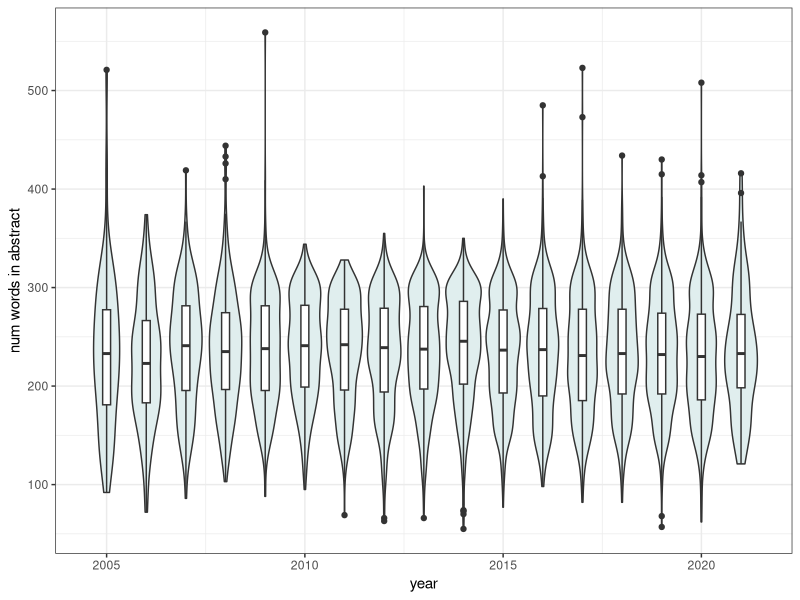
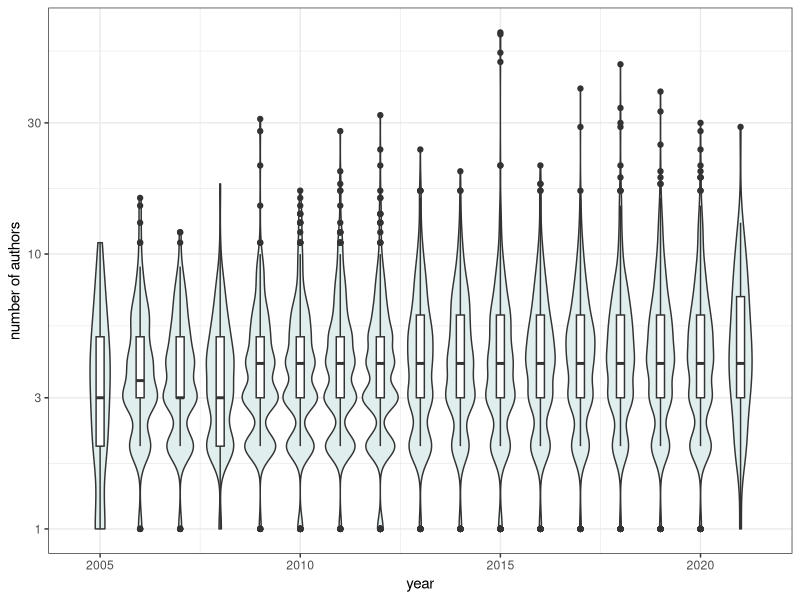
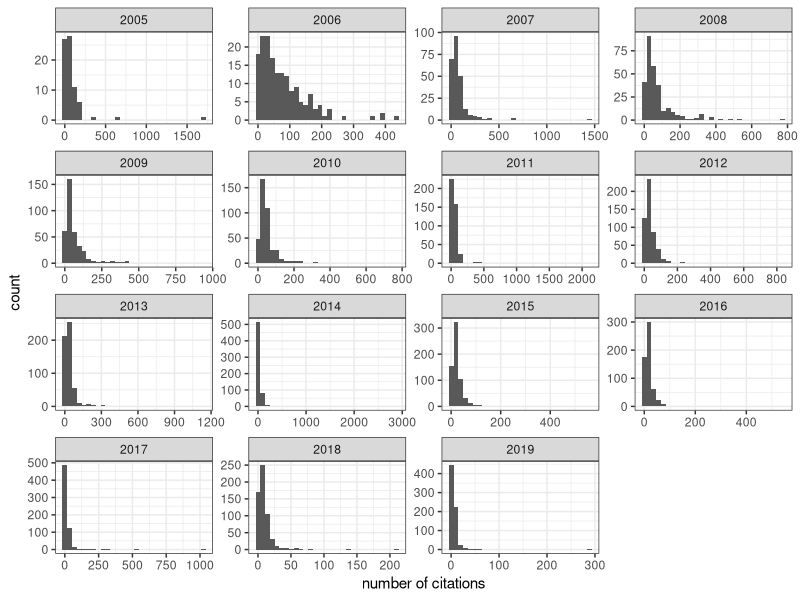
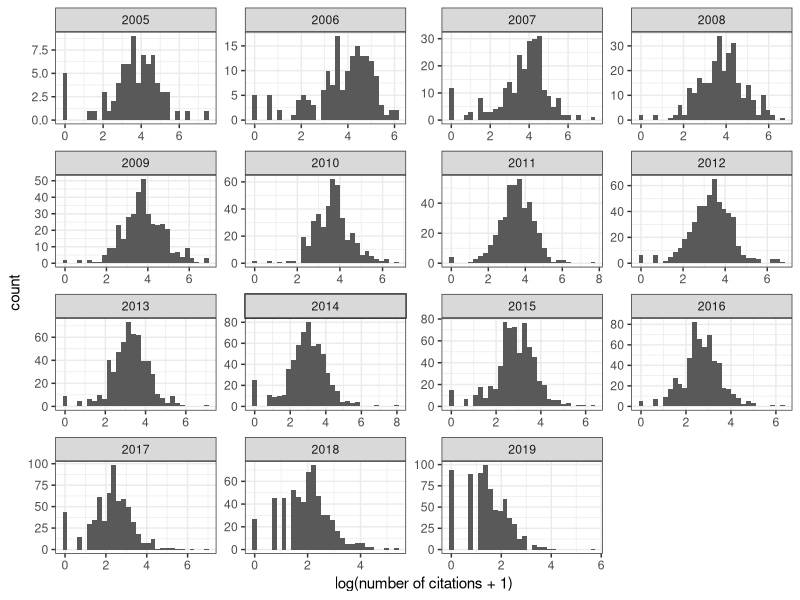
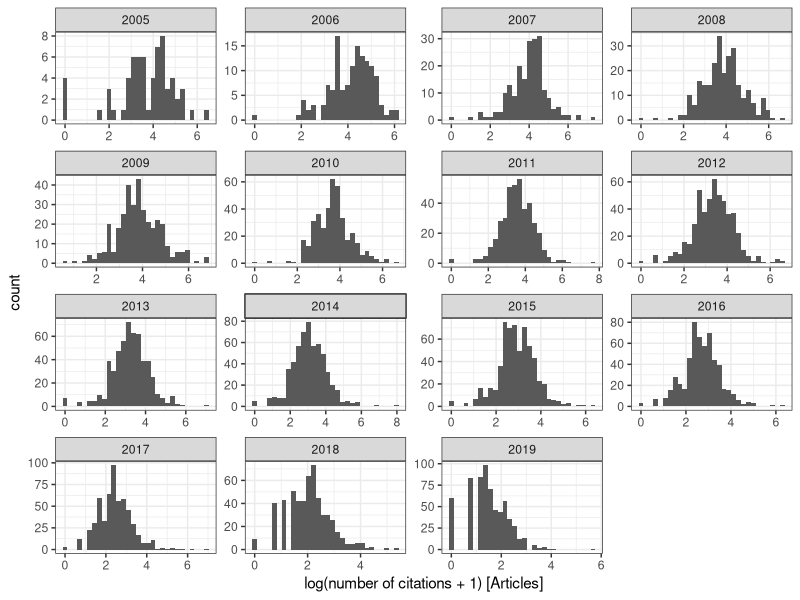
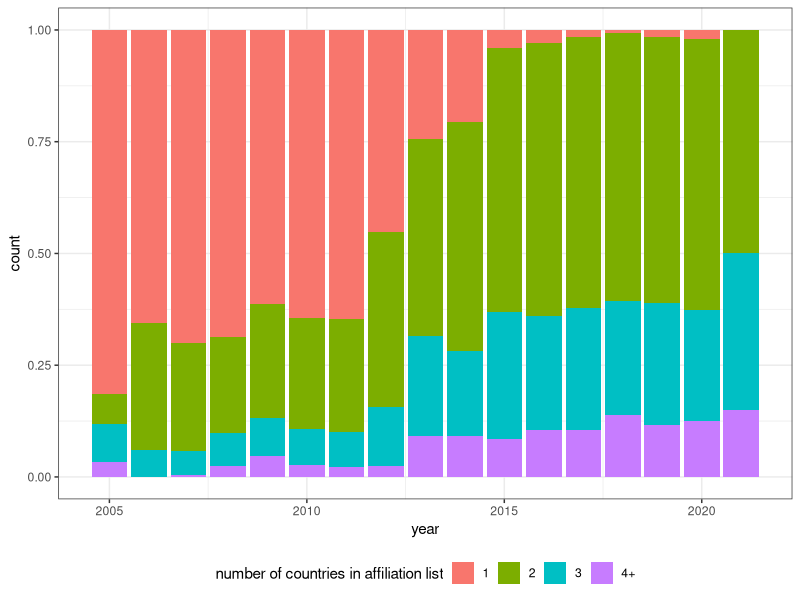
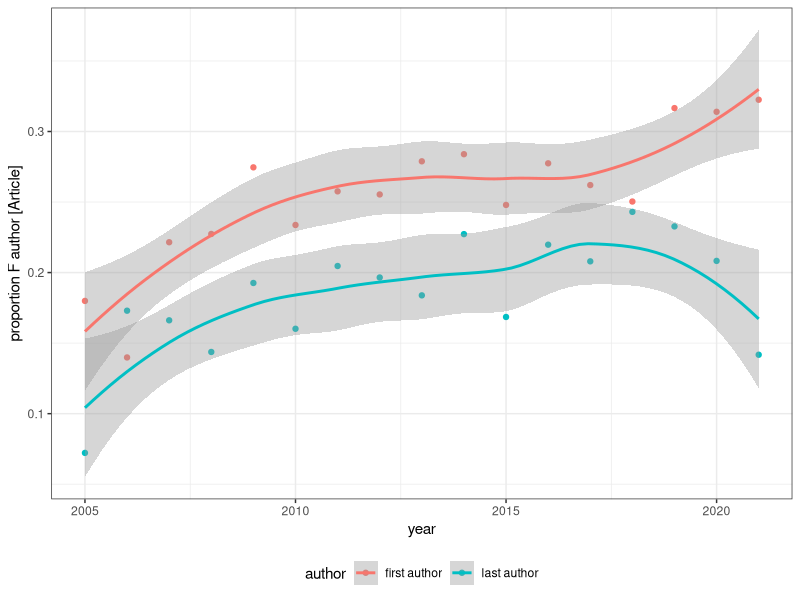
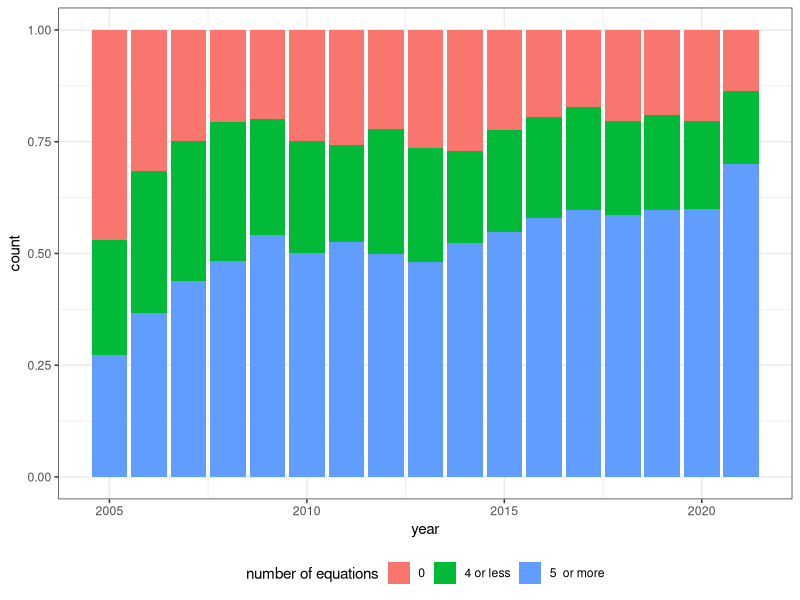

Recreate these plots in R, in order.
library(tidyverse)
theme_set(theme_bw())

dt <- read_csv("../data/plos_compbio.csv")

# gender of first/last author
pl_gender <- ggplot(dt %>% 
                    filter(document_type == "Article") %>% 
                    group_by(year) %>% 
                    summarise(first_au_F = mean(first_au_F, na.rm = TRUE),
                              last_au_F = mean(last_au_F, na.rm = TRUE)) %>% 
                    ungroup() %>% 
                      rename(`first author` = first_au_F, `last author` = last_au_F) %>% 
                      gather("author", "proportion", -year)) + 
  aes(x = year, y = proportion, colour = author) + geom_point() + geom_smooth() +
  xlab("year") + ylab("proportion F author [Article]") + 
  theme(legend.position = "bottom")


# distribution of citations
pl_cit1 <- ggplot(dt %>% filter(year < 2020)) + aes(x = num_citations) + geom_histogram() + 
  facet_wrap(~year, scales = "free") + xlab("number of citations")

pl_cit2 <- ggplot(dt %>% filter(year < 2020)) + aes(x = log(num_citations + 1)) + geom_histogram() + 
  facet_wrap(~year, scales = "free") + xlab("log(number of citations + 1)")

pl_cit3 <- ggplot(dt %>% filter(year < 2020, document_type == "Article")) + aes(x = log(num_citations + 1)) + geom_histogram() + 
  facet_wrap(~year, scales = "free") + xlab("log(number of citations + 1) [Articles]")

# distribution of views
pl_view1 <- ggplot(dt %>% filter(year < 2020)) + aes(x = num_views) + geom_histogram() + 
  facet_wrap(~year, scales = "free") + xlab("number of views")

pl_view2 <- ggplot(dt %>% filter(year < 2020)) + aes(x = log(num_views + 1)) + geom_histogram() + 
  facet_wrap(~year, scales = "free") + xlab("log(number of views + 1)")

pl_view3 <- ggplot(dt %>% filter(year < 2020, document_type == "Article")) + aes(x = log(num_citations + 1)) + geom_histogram() + 
  facet_wrap(~year, scales = "free") + xlab("log(number of citations + 1) [Articles]")

# changes in number of authors
pl_au <- ggplot(
  dt %>% filter(document_type == "Article")
) + aes(x = year, y = num_authors, group = year) + geom_violin(fill = "azure2") + 
  geom_boxplot(width = 0.2) + 
  scale_y_log10() + 
  ylab("number of authors")

# changes in number of countries
pl_countries <- ggplot(
  dt %>% filter(document_type == "Article", num_countries > 0) %>% 
    mutate(num_countries = ifelse(num_countries == 1, "1", 
                                  ifelse(num_countries == 2, "2",
                                         ifelse(num_countries == 3, "3", "4+"))))
  ) + aes(x=year, fill = num_countries) + 
  geom_bar(position = "fill" ) + scale_fill_discrete("number of countries in affiliation list") + 
  theme(legend.position = "bottom")

# abstract length
pl_abs_len <- ggplot(dt %>% filter(document_type == "Article", num_words_abstract > 0)) + 
  aes(x = year, y = num_words_abstract, group = year) + geom_violin(fill = "azure2") + 
  geom_boxplot(width = 0.2) + ylab("num words in abstract")

# simple words in abstract
pl_simple_words <- ggplot(dt %>% filter(document_type == "Article", num_words_abstract > 0)) + 
  aes(x = year, y = prop_simple_words_abs, group = year) + geom_violin(fill = "azure2") + 
  geom_boxplot(width = 0.2) + ylab("% simple words in abstract")

# number of figures
pl_num_figs <- ggplot(dt %>% filter(document_type == "Article", num_words_abstract > 0)) + 
  aes(x = year, y = num_figures, group = year) + 
  geom_violin(fill = "azure2") + 
  geom_boxplot(width = 0.2) + 
  scale_y_sqrt() + 
  ylab("number of figures")

# number of references
pl_num_refs <- ggplot(dt %>% filter(document_type == "Article")) + 
  aes(x = year, y = num_references, group = year) + 
  geom_violin(fill = "azure2") + 
  geom_boxplot(width = 0.2) + 
  scale_y_log10() + 
  ylab("number of references")

# number of equations
pl_num_eqn <- ggplot(
  dt %>% filter(document_type == "Article") %>% 
    mutate(num_equations = ifelse(num_equations == 0, "0", 
                                  ifelse(num_equations < 5, "4 or less",
                                         "5  or more"))
)
) + 
  aes(x = year, fill = num_equations) + 
  geom_bar(position = "fill") + 
  scale_fill_discrete("number of equations") + 
  theme(legend.position = "bottom")


